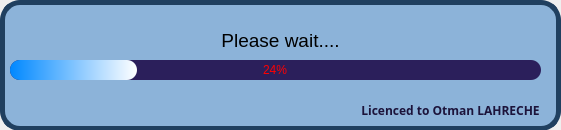
<?xml version="1.0" encoding="UTF-8"?>
<ui version="4.0">
 <class>MainWindow</class>
 <widget class="QMainWindow" name="MainWindow">
  <property name="geometry">
   <rect>
    <x>0</x>
    <y>0</y>
    <width>561</width>
    <height>130</height>
   </rect>
  </property>
  <property name="windowTitle">
   <string>loading app</string>
  </property>
  <widget class="QWidget" name="centralwidget">
   <widget class="QFrame" name="more_info_frame">
    <property name="geometry">
     <rect>
      <x>0</x>
      <y>0</y>
      <width>561</width>
      <height>131</height>
     </rect>
    </property>
    <property name="styleSheet">
     <string notr="true">background-color: rgb(140, 179, 217);
border-radius: 20px;
border: 5px solid rgb(32, 64, 96);</string>
    </property>
    <property name="frameShape">
     <enum>QFrame::StyledPanel</enum>
    </property>
    <property name="frameShadow">
     <enum>QFrame::Raised</enum>
    </property>
    <widget class="QLabel" name="app_info">
     <property name="geometry">
      <rect>
       <x>360</x>
       <y>100</y>
       <width>181</width>
       <height>20</height>
      </rect>
     </property>
     <property name="font">
      <font>
       <family>Montserrat Alternates Black</family>
       <weight>75</weight>
       <bold>true</bold>
       <underline>false</underline>
      </font>
     </property>
     <property name="styleSheet">
      <string notr="true">border: none;
background-color: transparent;
color: rgb(28, 20, 59);</string>
     </property>
     <property name="text">
      <string>Licenced to Otman LAHRECHE</string>
     </property>
     <property name="alignment">
      <set>Qt::AlignCenter</set>
     </property>
    </widget>
    <widget class="QLabel" name="loading_progress_status">
     <property name="geometry">
      <rect>
       <x>210</x>
       <y>20</y>
       <width>141</width>
       <height>41</height>
      </rect>
     </property>
     <property name="font">
      <font>
       <pointsize>14</pointsize>
      </font>
     </property>
     <property name="styleSheet">
      <string notr="true">border: none;
background-color: transparent;</string>
     </property>
     <property name="text">
      <string>Please wait....</string>
     </property>
     <property name="alignment">
      <set>Qt::AlignCenter</set>
     </property>
     <property name="wordWrap">
      <bool>true</bool>
     </property>
    </widget>
    <widget class="QProgressBar" name="my_progressBar">
     <property name="geometry">
      <rect>
       <x>10</x>
       <y>60</y>
       <width>531</width>
       <height>20</height>
      </rect>
     </property>
     <property name="styleSheet">
      <string notr="true">QProgressBar{
	background-color:rgb(43, 31, 91);
	border-style: none;
	border-radius: 10px;
	text-align: center;
	color: rgb(255, 0, 0)
}
QProgressBar::chunk{
	background-color: qlineargradient(spread:pad, x1:0, y1:0, x2:1, y2:0, stop:0 rgba(0, 136, 255, 255), stop:1 rgba(255, 255, 255, 255));
	border-radius: 10px;
}</string>
     </property>
     <property name="value">
      <number>24</number>
     </property>
    </widget>
   </widget>
  </widget>
 </widget>
 <resources/>
 <connections/>
</ui>
